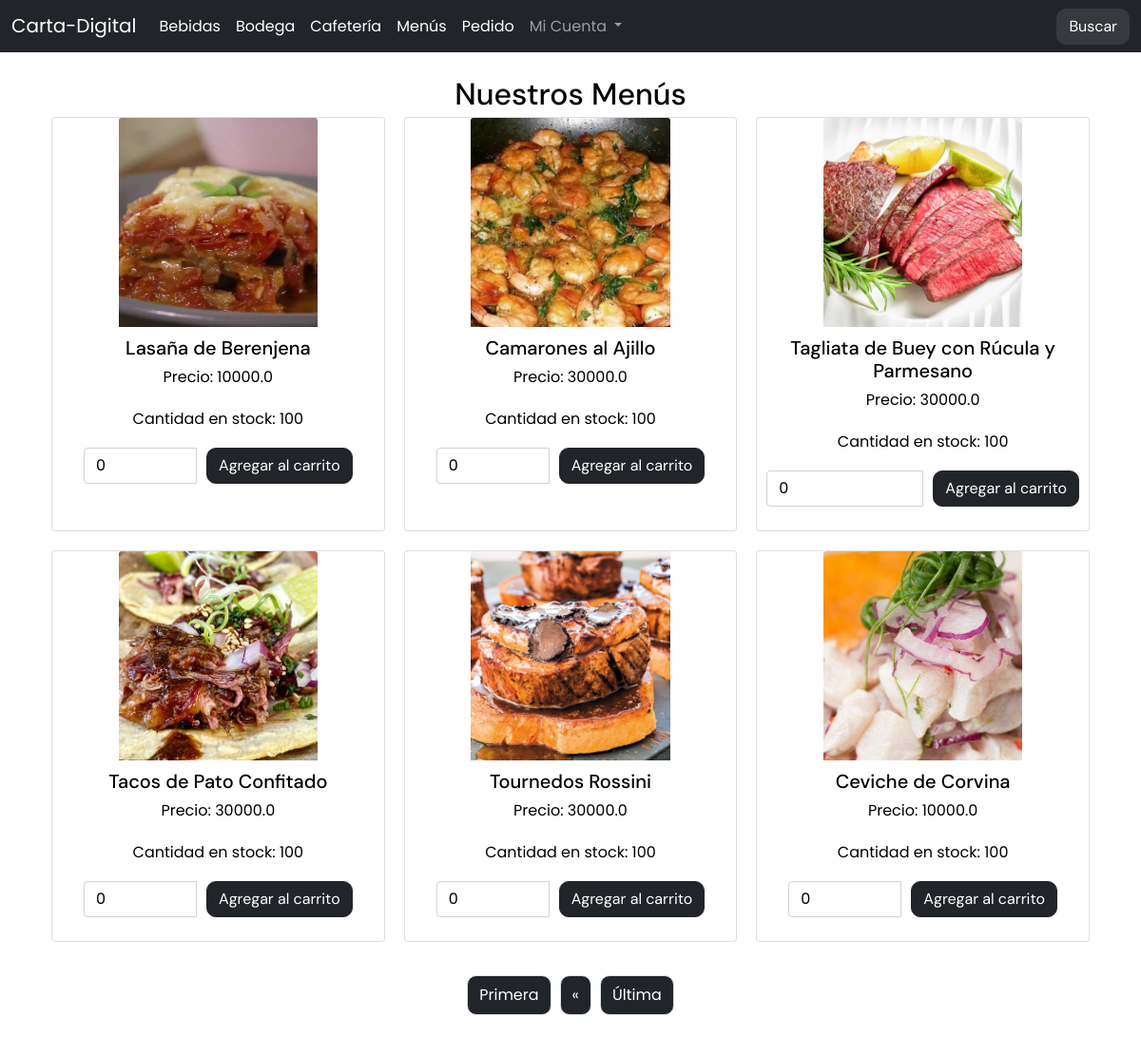
Screenshot of /menus/?page=2 with the database file from the repository.
### carta/models.py (models this page shows, shortened)
class Item(models.Model):
    nombre = models.CharField(max_length=50, null=False)
    precio = models.FloatField(null=False)
    cantidad_stock = models.IntegerField(null=False, verbose_name="Cantidad en stock")
    categoria = models.ForeignKey(Categoria, on_delete= models.CASCADE, null=True)
    foto = models.ImageField(blank=True, default="/empty.png", upload_to='items/',verbose_name="foto")

### carta/views/paginate.py (the view)
# urls.py: path('menus/', PaginateMenusView),
def PaginateMenusView(request):
   listado_menus = Item.objects.filter(categoria__nombre__iexact = "menu")
   paginator = Paginator(listado_menus, 9)
   pagina = request.GET.get("page") or 1
   menus = paginator.get_page(pagina)
   pagina_actual = int(pagina)
   paginas = range(1, menus.paginator.num_pages + 1)
   return render(request, "menus.html", {"menus":menus,
                                          "paginas":paginas,
                                          "pagina_actual":pagina_actual})

### carta/templates/menus.html (shortened to what this page needs)
{% extends "base.html" %}
{% block content %}
<h2 class="text-center">Nuestros Menús</h2>
<div class="container text-center">
  <div class="row row-cols-1 row-cols-md-3 g-4">
    {% for item in menus %}
    <div class="col">
      <div class="card h-100">
        <img src="{{ item.foto.url }}" class="card-img-top" alt="Foto de {{ item.nombre }}">
        <div class="card-body">
          <h5 class="card-title">{{ item.nombre }}</h5>
          <p class="card-text">Precio: {{ item.precio }}</p>
          <p class="card-text">Cantidad en stock: {{ item.cantidad_stock }}</p>
          <form method="post" action="{% url 'agregar-al-carrito' item.id %}">
            <div class="input-group mb-3">
              <input type="number" name="cantidad" value="0" min="1" max="{{ item.cantidad_stock }}" class="form-control">
              <button type="submit" class="btn btn-primary ms-2">Agregar al carrito</button>
            </div>
          </form>
        </div>
      </div>
    </div>
    {% endfor %}
  </div>
</div>
<div class="row mt-3 justify-content-center">
  <div class="">
    <nav>
      <ul class="pagination">
        {% if menus.has_previous %}
          <li class="page-item">
            <a class="page-link" href="?page=1">Primera</a>
          </li>
          <li class="page-item">
            <a class="page-link" href="?page={{ menus.previous_page_number }}">&laquo;</a>
          </li>
        {% else %}
          <li class="page-item disabled">
            <a class="page-link" href="?page=1">Primera</a>
          </li>
        {% endif %}
        {% if menus.has_next %}
          <li class="page-item">
            <a class="page-link" href="?page={{ menus.next_page_number }}">&raquo;</a>
          </li>
          <li class="page-item">
            <a class="page-link" href="?page={{ menus.paginator.num_pages }}">Última</a>
          </li>
        {% else %}
        <li class="page-item disabled">
          <a class="page-link" href="#">Última</a>
        </li>
        {% endif %}
      </ul>
    </nav>
  </div>
</div>
{% endblock %}

### rows the page displays
Item: foto (picture), nombre "Lasaña de Berenjena", precio "10000.0", cantidad_stock "100"
Item: foto (picture), nombre "Camarones al Ajillo", precio "30000.0", cantidad_stock "100"
Item: foto (picture), nombre "Tagliata de Buey con Rúcula y Parmesano", precio "30000.0", cantidad_stock "100"
Item: foto (picture), nombre "Tacos de Pato Confitado", precio "30000.0", cantidad_stock "100"
Item: foto (picture), nombre "Tournedos Rossini", precio "30000.0", cantidad_stock "100"
Item: foto (picture), nombre "Ceviche de Corvina", precio "10000.0", cantidad_stock "100"
